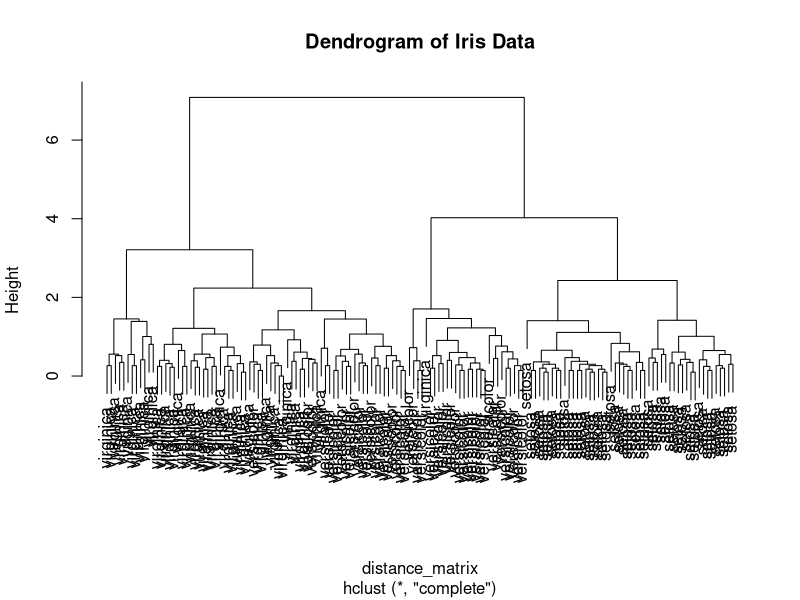
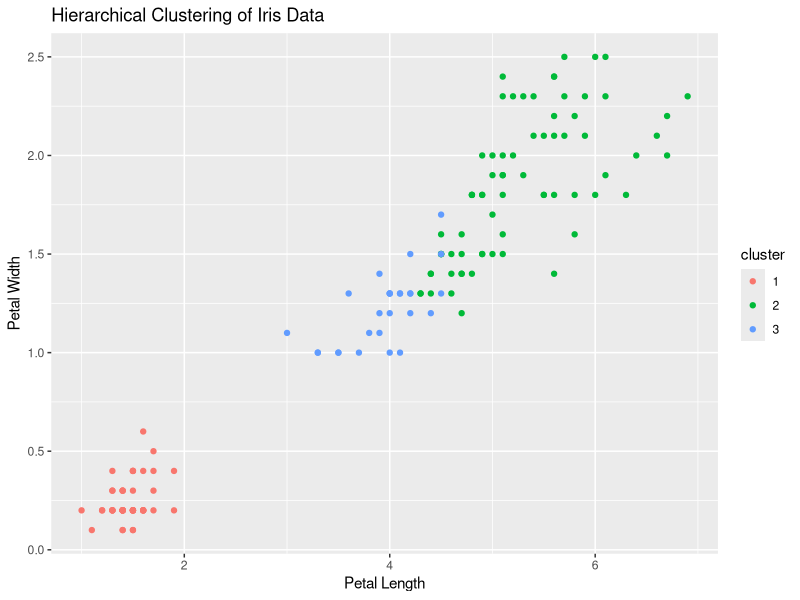

Generate these figures, in order, with R:
# Load the necessary library
library(datasets)

# Load the iris dataset
data("iris")

# View the first few rows of the dataset
head(iris)

# Prepare the data by removing the species column
iris_data <- iris[, -5]

# Compute the distance matrix
distance_matrix <- dist(iris_data)

# Perform hierarchical clustering using the complete linkage method
hclust_model <- hclust(distance_matrix, method = "complete")

# Plot the dendrogram
plot(hclust_model, labels = iris$Species, main = "Dendrogram of Iris Data")

# Cut the dendrogram into 3 clusters
clusters <- cutree(hclust_model, k = 3)

# Add the cluster assignments to the original dataset
iris$cluster <- as.factor(clusters)

# Print the first few rows of the dataset with clusters
head(iris)

# Visualize the clusters using a scatter plot
library(ggplot2)
ggplot(iris, aes(x = Petal.Length, y = Petal.Width, color = cluster)) +
  geom_point() +
  labs(title = "Hierarchical Clustering of Iris Data", x = "Petal Length", y = "Petal Width")
